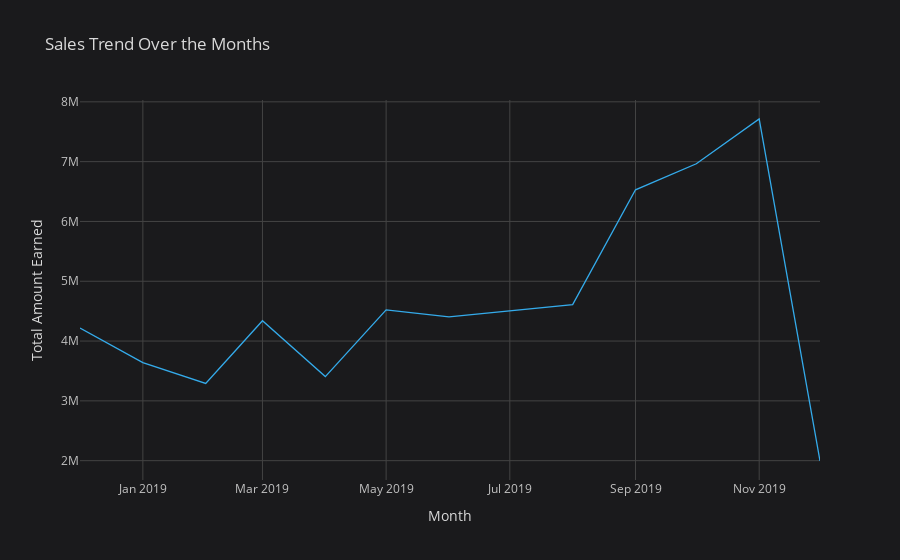

Notebook cell for this chart:
### Markdown cell above
**Here is a visual of the sales trends per month**

### Code cell
total_month.iplot(x = 'Date', y = 'Total', title = 'Sales Trend Over the Months', 
                  yTitle = 'Total Amount Earned', xTitle = 'Month', mode="lines", size = 8, colors = '#34abeb')

### Figure 1 — Plotly figure (JSON) as saved in the notebook; plotly's stock layout.template omitted (floating-point values rounded to 4 significant figures)
{"data": [{"line": {"color": "rgba(52, 171, 235, 1.0)", "dash": "solid", "shape": "linear", "width": 1.3}, "mode": "lines", "name": "Total", "text": "", "x": ["2018-12", "2019-01", "2019-02", "2019-03", "2019-04", "2019-05", "2019-06", "2019-07", "2019-08", "2019-09", "2019-10", "2019-11", "2019-12"], "y": [4217000.0, 3639000.0, 3292000.0, 4340000.0, 3406000.0, 4522000.0, 4404000.0, 4502000.0, 4610000.0, 6529000.0, 6965000.0, 7713000.0, 1995000.0], "type": "scatter"}], "layout": {"legend": {"bgcolor": "#1A1A1C", "font": {"color": "#D9D9D9"}}, "paper_bgcolor": "#1A1A1C", "plot_bgcolor": "#1A1A1C", "title": {"font": {"color": "#D9D9D9"}, "text": "Sales Trend Over the Months"}, "xaxis": {"gridcolor": "#434343", "showgrid": true, "tickfont": {"color": "#C2C2C2"}, "title": {"font": {"color": "#D9D9D9"}, "text": "Month"}, "zerolinecolor": "#666570", "type": "date", "range": ["2018-12-01", "2019-12-01"], "autorange": true}, "yaxis": {"gridcolor": "#434343", "showgrid": true, "tickfont": {"color": "#C2C2C2"}, "title": {"font": {"color": "#D9D9D9"}, "text": "Total Amount Earned"}, "zerolinecolor": "#666570", "type": "linear", "range": [1677000.0, 8031000.0], "autorange": true}, "autosize": true}}
